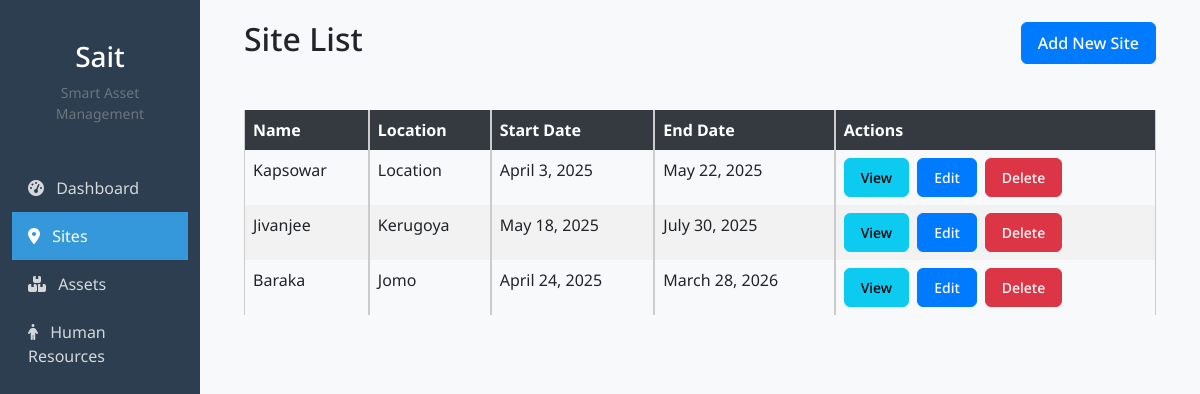
The page /sites/ (signed in) on the database its author committed.
### foreman/models.py (models this page shows, shortened)
class Site(models.Model):
    name = models.CharField(max_length=100)
    location = models.CharField(max_length=100)
    start_date = models.DateField()
    end_date = models.DateField()
    owner = models.ForeignKey(User, on_delete=models.CASCADE, related_name='sites',null=True, blank=True)

### foreman/views.py (the view)
# urls.py: path('sites/', views.site_list, name='site_list'),
@login_required
def site_list(request):
    sites = Site.objects.filter(owner=request.user)
    return render(request, 'site_list.html', {'sites': sites})

### foreman/templates/site_list.html
{% extends '_base.html' %}
{% block content %}
<div class="d-flex justify-content-between align-items-center mb-4">
    <h2>Site List</h2>
    <a href="{% url 'site_create' %}" class="btn btn-primary">Add New Site</a>
</div>
{% if sites %}
<div class="table-responsive">
    <table class="table table-bordered site-table">
        <thead>
            <tr>
                <th>Name</th>
                <th>Location</th>
                <th>Start Date</th>
                <th>End Date</th>
                <th>Actions</th>
            </tr>
        </thead>
        <tbody>
            {% for site in sites %}
            <tr>
                <td>{{ site.name }}</td>
                <td>{{ site.location }}</td>
                <td>{{ site.start_date }}</td>
                <td>{{ site.end_date }}</td>
                <td>
                    <div class="d-flex">
                        <a href="{% url 'site_detail' site.id %}" class="btn btn-sm btn-info me-2">View</a>
                        <a href="{% url 'site_update' site.id %}" class="btn btn-sm btn-primary me-2">Edit</a>
                        <a href="{% url 'site_delete' site.id %}" class="btn btn-sm btn-danger">Delete</a>
                    </div>
                </td>
            </tr>
            {% endfor %}
        </tbody>
    </table>
</div>
{% else %}
<div class="alert alert-info">
    No sites available. Please add a new site.
</div>
{% endif %}
{% endblock %}

### foreman/static/style.css (style rules this page uses)
:root { --primary-color: #2c3e50; --secondary-color: #3498db; --accent-color: #e74c3c; }
body { font-family: "Noto Sans", sans-serif; background-color: #f8f9fa; }
.btn-primary { background-color: var(--secondary-color); border-color: var(--secondary-color); }
.btn-danger { background-color: var(--accent-color); border-color: var(--accent-color); }
.btn { display: inline-flex; align-items: center; justify-content: center; padding: 0.5rem 1rem; font-weight: 500; border-radius: 0.375rem; transition: all 0.2s ease-in-out; cursor: pointer; }
.btn-primary { background-color: #3b82f6; color: #ffffff; border: 1px solid transparent; }
table { width: 100%; border-collapse: collapse; margin-top: 20px; }
th, td { border: 1px solid #ccc; padding: 8px; text-align: left; }
th { background-color: #f4f4f4; }
.btn-primary { background-color: #007bff; border-color: #007bff; }
.btn-danger { background-color: #dc3545; border-color: #dc3545; }
.site-table { border-collapse: separate; border-spacing: 0; }
.site-table th { background-color: #343a40; color: white; }
.site-table tr:nth-child(even) { background-color: #f2f2f2; }

### rows shown on the page
Site: name "Kapsowar", location "Location", start_date "April 3, 2025", end_date "May 22, 2025"
Site: name "Jivanjee", location "Kerugoya", start_date "May 18, 2025", end_date "July 30, 2025"
Site: name "Baraka", location "Jomo", start_date "April 24, 2025", end_date "March 28, 2026"
